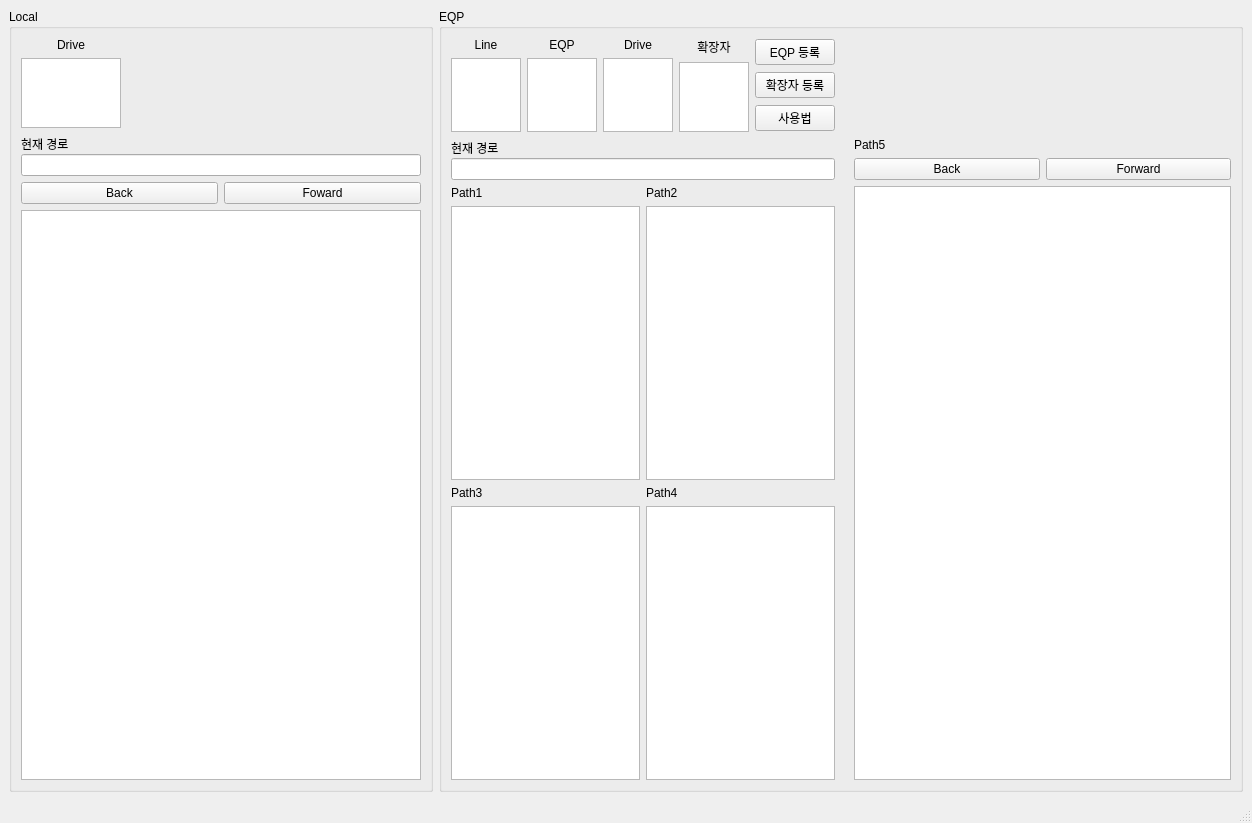
<?xml version="1.0" encoding="UTF-8"?>
<ui version="4.0">
 <class>mainWindow</class>
 <widget class="QMainWindow" name="mainWindow">
  <property name="geometry">
   <rect>
    <x>0</x>
    <y>0</y>
    <width>1252</width>
    <height>823</height>
   </rect>
  </property>
  <property name="windowTitle">
   <string>EQP_Local</string>
  </property>
  <widget class="QWidget" name="centralwidget">
   <layout class="QHBoxLayout" name="horizontalLayout_2" stretch="3,0">
    <item>
     <widget class="QGroupBox" name="groupBox_2">
      <property name="title">
       <string>Local</string>
      </property>
      <layout class="QGridLayout" name="gridLayout_2" rowstretch="1,1,1,13">
       <property name="sizeConstraint">
        <enum>QLayout::SetDefaultConstraint</enum>
       </property>
       <item row="3" column="0" colspan="2">
        <widget class="QListWidget" name="list_c_path">
         <property name="dragDropMode">
          <enum>QAbstractItemView::DropOnly</enum>
         </property>
         <property name="selectionMode">
          <enum>QAbstractItemView::ExtendedSelection</enum>
         </property>
        </widget>
       </item>
       <item row="2" column="0">
        <widget class="QPushButton" name="push_c_back">
         <property name="text">
          <string>Back</string>
         </property>
        </widget>
       </item>
       <item row="2" column="1">
        <widget class="QPushButton" name="push_c_foward">
         <property name="text">
          <string>Foward</string>
         </property>
        </widget>
       </item>
       <item row="0" column="0" colspan="2">
        <layout class="QVBoxLayout" name="verticalLayout_10">
         <item>
          <widget class="QLabel" name="label_4">
           <property name="maximumSize">
            <size>
             <width>100</width>
             <height>16777215</height>
            </size>
           </property>
           <property name="text">
            <string>Drive</string>
           </property>
           <property name="alignment">
            <set>Qt::AlignCenter</set>
           </property>
          </widget>
         </item>
         <item>
          <widget class="QListWidget" name="list_c_drive">
           <property name="maximumSize">
            <size>
             <width>100</width>
             <height>16777215</height>
            </size>
           </property>
          </widget>
         </item>
        </layout>
       </item>
       <item row="1" column="0" colspan="2">
        <layout class="QVBoxLayout" name="verticalLayout_11" stretch="0,0">
         <property name="spacing">
          <number>0</number>
         </property>
         <item>
          <widget class="QLabel" name="label_11">
           <property name="maximumSize">
            <size>
             <width>16777215</width>
             <height>20</height>
            </size>
           </property>
           <property name="text">
            <string>현재 경로</string>
           </property>
          </widget>
         </item>
         <item>
          <widget class="QLineEdit" name="line_c_cur_path"/>
         </item>
        </layout>
       </item>
      </layout>
     </widget>
    </item>
    <item>
     <widget class="QGroupBox" name="groupBox">
      <property name="title">
       <string>EQP </string>
      </property>
      <layout class="QGridLayout" name="gridLayout" rowstretch="2,1,7,7" columnstretch="1,1,0,30">
       <item row="1" column="0">
        <layout class="QVBoxLayout" name="verticalLayout_4">
         <property name="spacing">
          <number>0</number>
         </property>
         <item>
          <widget class="QLabel" name="label_10">
           <property name="text">
            <string>현재 경로</string>
           </property>
          </widget>
         </item>
         <item>
          <widget class="QLineEdit" name="line_e_cur_path"/>
         </item>
        </layout>
       </item>
       <item row="0" column="0">
        <layout class="QHBoxLayout" name="horizontalLayout">
         <item>
          <layout class="QVBoxLayout" name="verticalLayout">
           <item>
            <widget class="QLabel" name="label">
             <property name="maximumSize">
              <size>
               <width>100</width>
               <height>20</height>
              </size>
             </property>
             <property name="text">
              <string>Line</string>
             </property>
             <property name="alignment">
              <set>Qt::AlignCenter</set>
             </property>
            </widget>
           </item>
           <item>
            <widget class="QListWidget" name="list_e_line">
             <property name="maximumSize">
              <size>
               <width>100</width>
               <height>80</height>
              </size>
             </property>
            </widget>
           </item>
          </layout>
         </item>
         <item>
          <layout class="QVBoxLayout" name="verticalLayout_12">
           <item>
            <widget class="QLabel" name="label_12">
             <property name="maximumSize">
              <size>
               <width>100</width>
               <height>20</height>
              </size>
             </property>
             <property name="text">
              <string>EQP</string>
             </property>
             <property name="alignment">
              <set>Qt::AlignCenter</set>
             </property>
            </widget>
           </item>
           <item>
            <widget class="QListWidget" name="list_e_eqp">
             <property name="maximumSize">
              <size>
               <width>100</width>
               <height>80</height>
              </size>
             </property>
            </widget>
           </item>
          </layout>
         </item>
         <item>
          <layout class="QVBoxLayout" name="verticalLayout_2">
           <item>
            <widget class="QLabel" name="label_2">
             <property name="maximumSize">
              <size>
               <width>100</width>
               <height>20</height>
              </size>
             </property>
             <property name="text">
              <string>Drive</string>
             </property>
             <property name="alignment">
              <set>Qt::AlignCenter</set>
             </property>
            </widget>
           </item>
           <item>
            <widget class="QListWidget" name="list_e_drive">
             <property name="maximumSize">
              <size>
               <width>100</width>
               <height>80</height>
              </size>
             </property>
            </widget>
           </item>
          </layout>
         </item>
         <item>
          <layout class="QVBoxLayout" name="verticalLayout_3">
           <item>
            <widget class="QLabel" name="label_3">
             <property name="maximumSize">
              <size>
               <width>100</width>
               <height>20</height>
              </size>
             </property>
             <property name="text">
              <string>확장자</string>
             </property>
             <property name="alignment">
              <set>Qt::AlignCenter</set>
             </property>
            </widget>
           </item>
           <item>
            <widget class="QListWidget" name="list_e_ext">
             <property name="maximumSize">
              <size>
               <width>100</width>
               <height>80</height>
              </size>
             </property>
             <property name="selectionMode">
              <enum>QAbstractItemView::ExtendedSelection</enum>
             </property>
            </widget>
           </item>
          </layout>
         </item>
         <item>
          <layout class="QVBoxLayout" name="verticalLayout_13">
           <property name="sizeConstraint">
            <enum>QLayout::SetDefaultConstraint</enum>
           </property>
           <item>
            <widget class="QPushButton" name="push_eqp_info">
             <property name="maximumSize">
              <size>
               <width>100</width>
               <height>16777215</height>
              </size>
             </property>
             <property name="text">
              <string>EQP 등록</string>
             </property>
            </widget>
           </item>
           <item>
            <widget class="QPushButton" name="push_ext_info">
             <property name="maximumSize">
              <size>
               <width>100</width>
               <height>16777215</height>
              </size>
             </property>
             <property name="text">
              <string>확장자 등록</string>
             </property>
            </widget>
           </item>
           <item>
            <widget class="QPushButton" name="push_manual">
             <property name="maximumSize">
              <size>
               <width>100</width>
               <height>16777215</height>
              </size>
             </property>
             <property name="text">
              <string>사용법</string>
             </property>
            </widget>
           </item>
          </layout>
         </item>
        </layout>
       </item>
       <item row="3" column="0">
        <layout class="QHBoxLayout" name="horizontalLayout_4">
         <item>
          <layout class="QVBoxLayout" name="verticalLayout_7">
           <item>
            <widget class="QLabel" name="label_7">
             <property name="text">
              <string>Path3</string>
             </property>
            </widget>
           </item>
           <item>
            <widget class="QListWidget" name="list_e_path3">
             <property name="selectionMode">
              <enum>QAbstractItemView::ExtendedSelection</enum>
             </property>
            </widget>
           </item>
          </layout>
         </item>
         <item>
          <layout class="QVBoxLayout" name="verticalLayout_8">
           <item>
            <widget class="QLabel" name="label_8">
             <property name="text">
              <string>Path4</string>
             </property>
            </widget>
           </item>
           <item>
            <widget class="QListWidget" name="list_e_path4">
             <property name="selectionMode">
              <enum>QAbstractItemView::ExtendedSelection</enum>
             </property>
            </widget>
           </item>
          </layout>
         </item>
        </layout>
       </item>
       <item row="2" column="0">
        <layout class="QHBoxLayout" name="horizontalLayout_3">
         <item>
          <layout class="QVBoxLayout" name="verticalLayout_5">
           <item>
            <widget class="QLabel" name="label_5">
             <property name="text">
              <string>Path1</string>
             </property>
            </widget>
           </item>
           <item>
            <widget class="QListWidget" name="list_e_path1">
             <property name="selectionMode">
              <enum>QAbstractItemView::ExtendedSelection</enum>
             </property>
            </widget>
           </item>
          </layout>
         </item>
         <item>
          <layout class="QVBoxLayout" name="verticalLayout_6">
           <item>
            <widget class="QLabel" name="label_6">
             <property name="text">
              <string>Path2</string>
             </property>
            </widget>
           </item>
           <item>
            <widget class="QListWidget" name="list_e_path2">
             <property name="selectionMode">
              <enum>QAbstractItemView::ExtendedSelection</enum>
             </property>
            </widget>
           </item>
          </layout>
         </item>
        </layout>
       </item>
       <item row="1" column="3" rowspan="3">
        <layout class="QVBoxLayout" name="verticalLayout_9">
         <item>
          <widget class="QLabel" name="label_9">
           <property name="text">
            <string>Path5</string>
           </property>
          </widget>
         </item>
         <item>
          <layout class="QHBoxLayout" name="horizontalLayout_5">
           <item>
            <widget class="QPushButton" name="push_e_back">
             <property name="text">
              <string>Back</string>
             </property>
            </widget>
           </item>
           <item>
            <widget class="QPushButton" name="push_e_foward">
             <property name="text">
              <string>Forward</string>
             </property>
            </widget>
           </item>
          </layout>
         </item>
         <item>
          <widget class="QListWidget" name="list_e_path5">
           <property name="selectionMode">
            <enum>QAbstractItemView::ExtendedSelection</enum>
           </property>
          </widget>
         </item>
        </layout>
       </item>
      </layout>
     </widget>
    </item>
   </layout>
  </widget>
  <widget class="QMenuBar" name="menubar">
   <property name="geometry">
    <rect>
     <x>0</x>
     <y>0</y>
     <width>1252</width>
     <height>26</height>
    </rect>
   </property>
  </widget>
  <widget class="QStatusBar" name="statusbar"/>
 </widget>
 <resources/>
 <connections/>
</ui>
